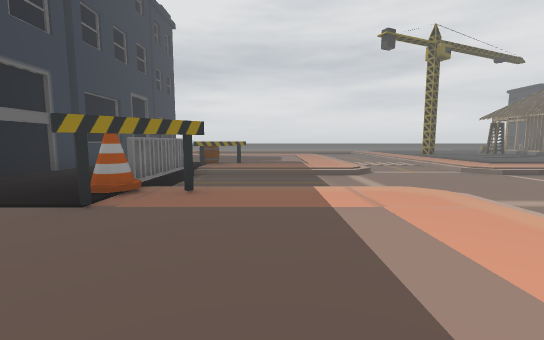
view 1 (above)

24 first-person views from a walk through a scene from a Unity 3-D project. The camera is 1.5 m above the floor, tilts 6° down and sees 90° across. The floor is counted in squares, 2 m on a side. Each view is taken from the middle of a square. On the plan, view 1 faces up. The plan holds only what a view shows up to about 10 squares ahead; the rest is blank. The place goes on beyond the plan. The player is left out. Some animated figures are left out. Some surface patterns are stand-ins.

view 2
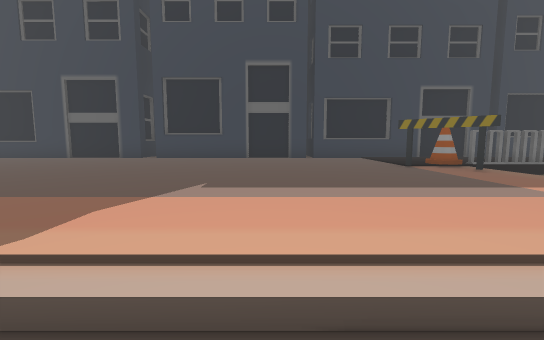

view 3
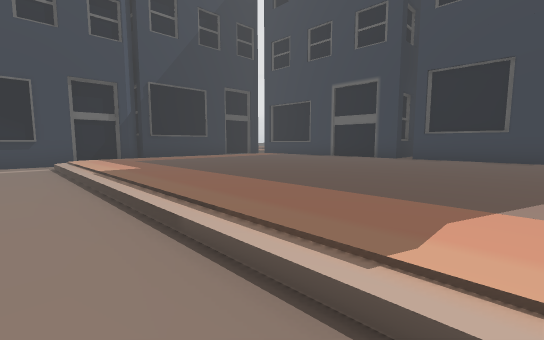

view 4
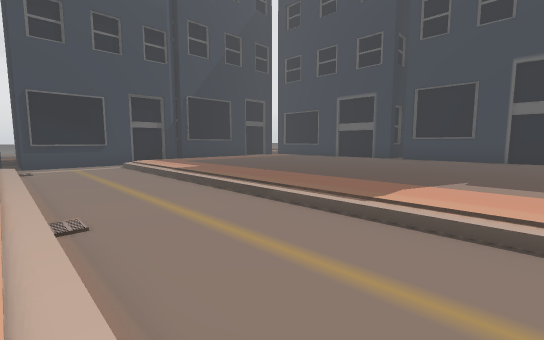

view 5
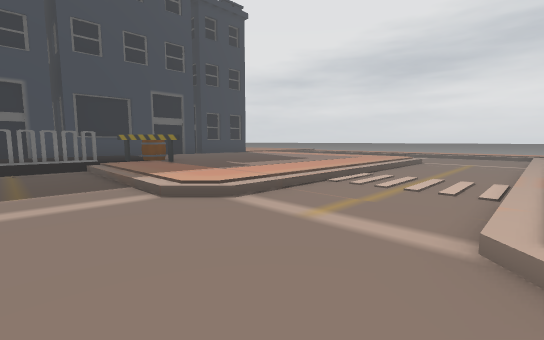

view 6
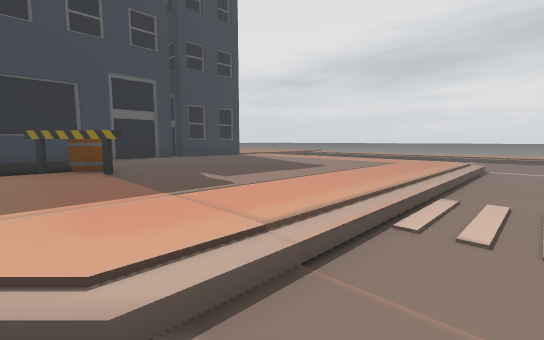

view 7
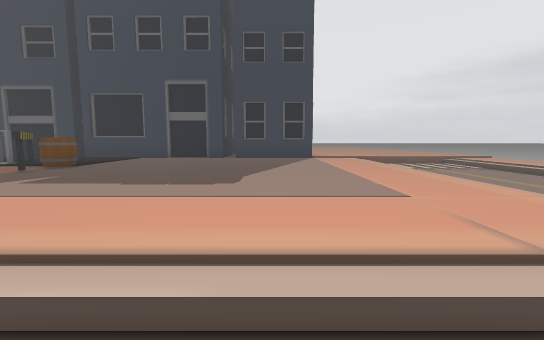

view 8
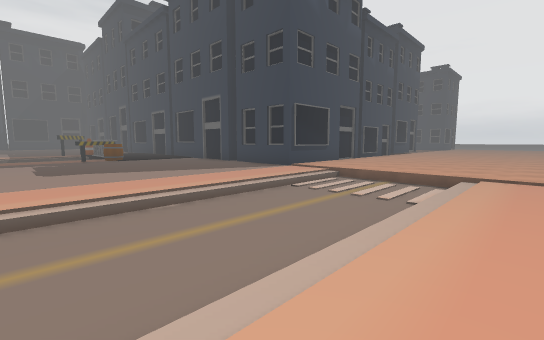

view 9
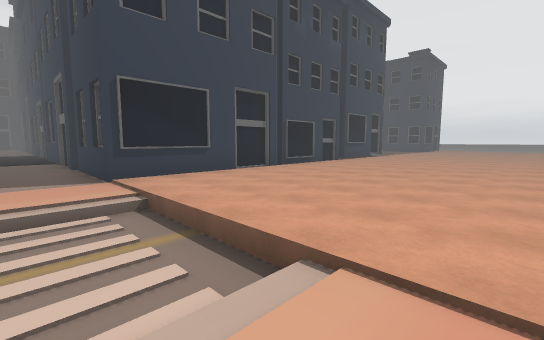

view 10
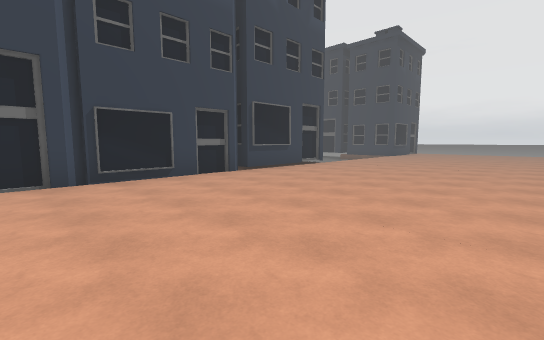

view 11
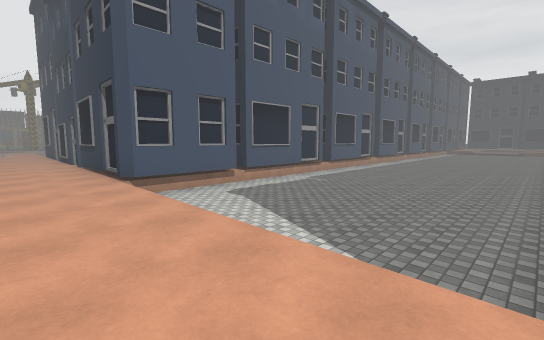

view 12
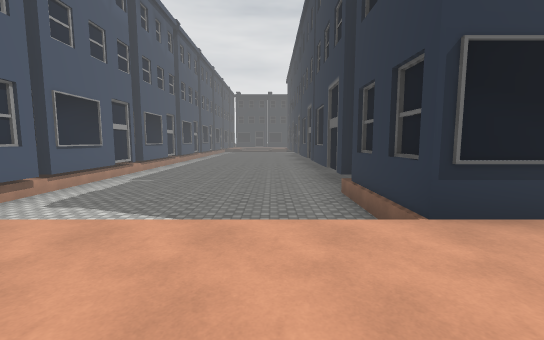

view 13
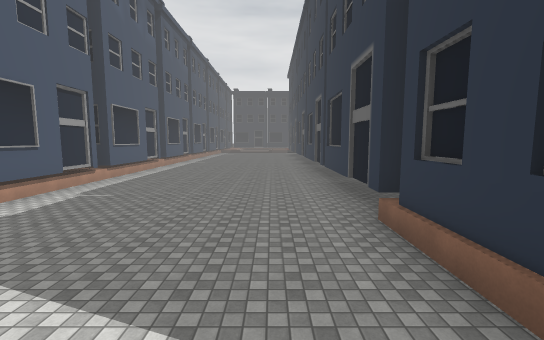

view 14
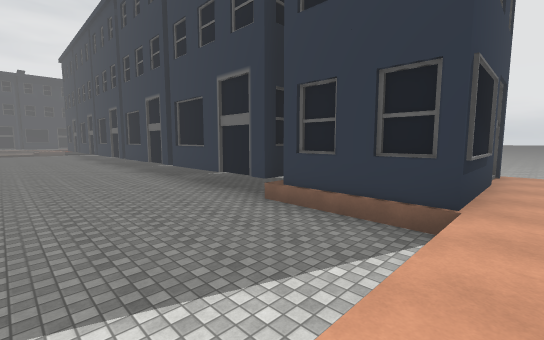

view 15
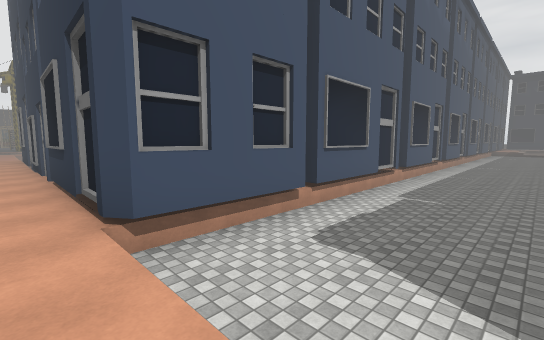

view 16
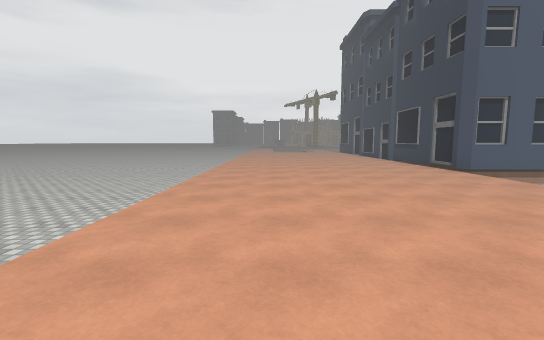

view 17
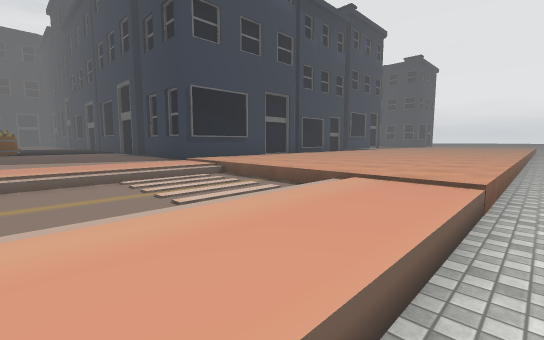

view 18
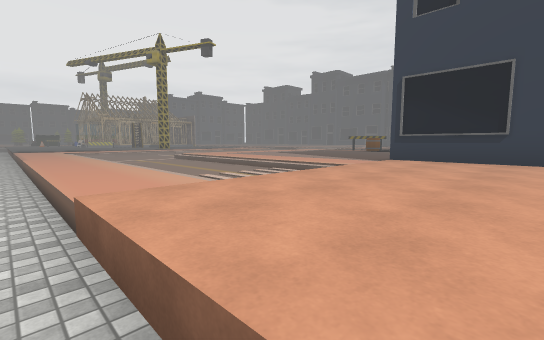

view 19
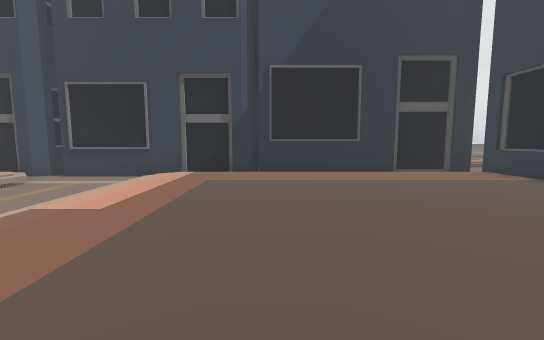

view 20
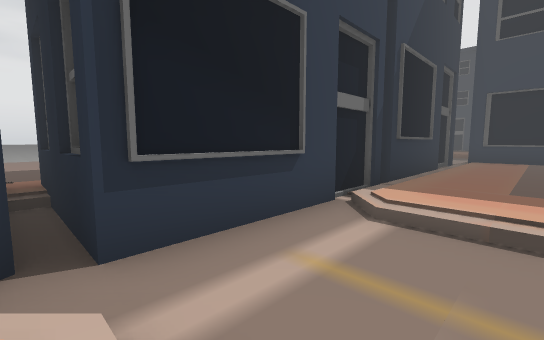

view 21
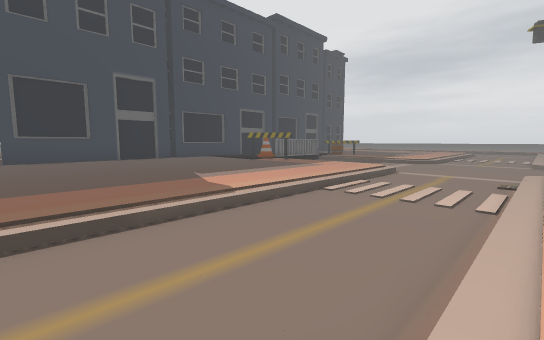

view 22
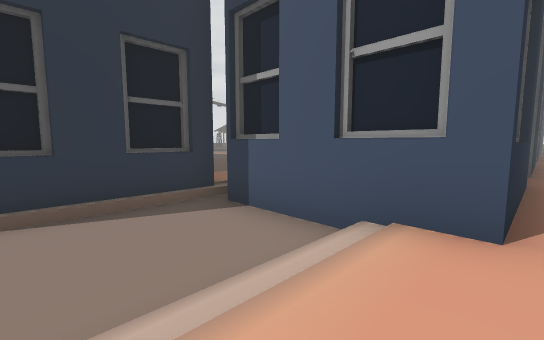

view 23
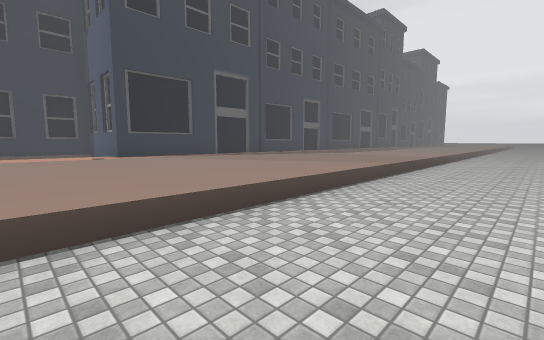

view 24
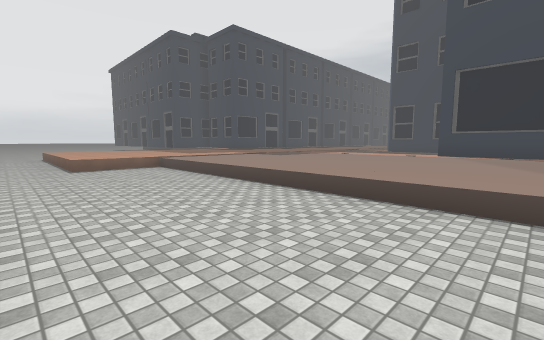

### Floor plan
Key: @ floor where view 1 was taken; # wall or solid block; x gap in a wall; . main floor; - floor 0.25 m lower than the main floor; _ floor 0.5 m lower than the main floor; / step, stairs or slope; ^ raised ledge; v drop or lower ground; O other object.
Columns run from 27 left of view 1 to 6 right of it. Each row starts with its distance up from view 1.
 22     _____________________________
 21     .............................
 20    ...................//////////
 19     ..................-----------.
 18     ..................-----------.
 17     ..................////////---.
 16     ........................../--.
 15 OOOO______############......../--.
 14    O______^          #......../--.
 13    O______#          #......../--.
 12    #______#          #......../--.
 11    ^______^          #......../--.
 10    ^______^          #......../--.
  9    ^______#          #...^#.../--.
  8   ^^______#         ##...x..../--/
  7    ^______^          #...x--------
  6    ^______^          #...#--------
  5    ^______#          #...#////----
  4     ______           #...#/.../--/
  3       ___            #...#..../--.
  2                      #......../--.
  1                      #......../--.
  0                      #.....@../--.
 -1                      #......../--.
 -2                      #......../--.
 -3                      #......../--.
 -4                      #......../--.
 -5                     ##......../--.
 -6                      #......../--.
 -7                      #......../--.
 -8                      #......../--.
 -9                      #......../--.
-10                    ###......../--.
-11                    ///////////---/
-12                    ---############
-13                    ---#### ## # ##
-14                    ///############
-15                    ...............
-16                    .......      ..
-17                   .........     ..
-18                  ...........    ..
-19                 .............   ..
-20                ...............  ..
-21               ................. ..
-22              ...________________
-23             ....v________________
-24            //////________________
-25            ______________

Positions as (right, up) in squares from view 1, and headings:
1: (0, 0), facing up
2: (4, 0), facing left
3: (4, -1), facing down-left
4: (6, 0), facing down-left
5: (6, 6), facing up-left
6: (4, 8), facing up-left
7: (4, 14), facing left
8: (1, 21), facing down-left
9: (-4, 21), facing down-left
10: (-9, 21), facing down-left
11: (-23, 17), facing down-right
12: (-22, 18), facing down
13: (-22, 16), facing down
14: (-20, 16), facing down-left
15: (-20, 16), facing down-right
16: (-24, 20), facing right
17: (-2, 22), facing down-left
18: (-8, 22), facing down-right
19: (0, -4), facing down
20: (6, -9), facing down-left
21: (6, -4), facing up-left
22: (-8, -15), facing up-right
23: (-8, -24), facing up-right
24: (-3, -25), facing up-left
